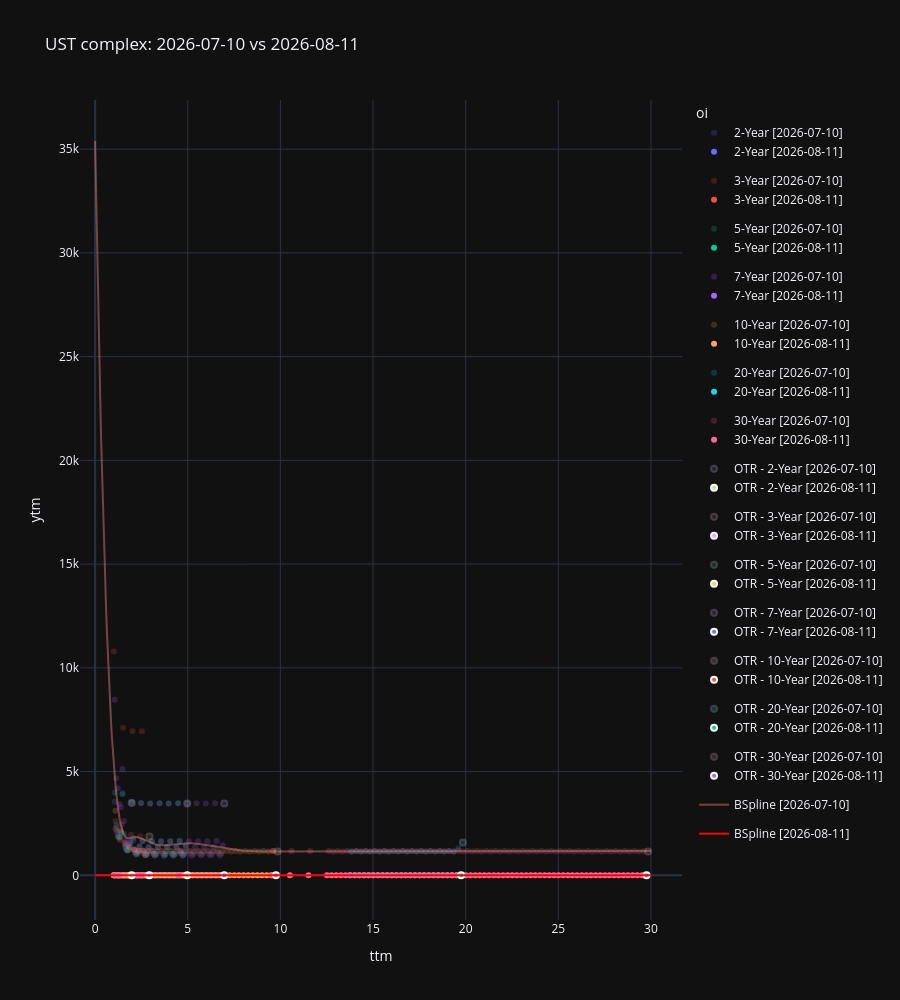
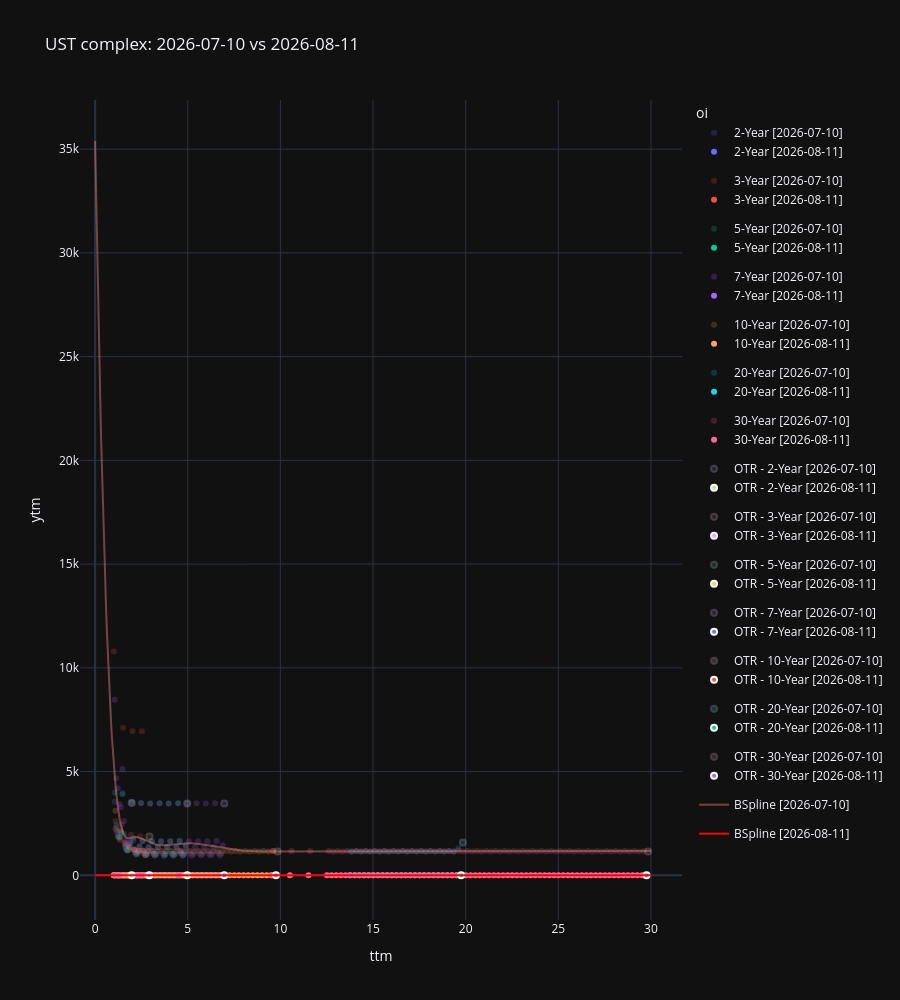

Write notebook code for charts like these, in order.
### Markdown cell above
### 1.1 The same curve a month earlier

`plot_usts_comparison` overlays two dates on one colour map, which is how a dislocation that has
*persisted* is told from one that has just appeared — the entry gate cares about the difference.

### Code cell
# NOT `as_of - timedelta(days=30)` on its own: that landed on Sunday 2026-07-12, FedInvest has no
# snapshot for it, every one of the 295 pricers failed, and the empty frame then died in the merge
# with `KeyError: 'cusip'` — a calendar bug wearing a pandas error. Snap back to the last UST
# trading day on or before the target. Same landmine as `pd.bdate_range` vs `ust_business_days`.
_target = as_of - datetime.timedelta(days=30)
compare = ust_business_days(_target - datetime.timedelta(days=10), _target)[-1]

old_ref = (
    usts_mdp.get_bond_reference_data(as_of_date=compare)
    .drop(columns=["record_date"]).rename(columns={"label": "ust_label"})
)
old_ref = old_ref[old_ref["ttm"] >= 1]
old_pricers = usts_mdp.get_pricer(request=dict(cusips=old_ref["cusip"].to_list(), timestamp=compare, show_tqdm=True))
# Say what actually went wrong. An empty fetch produces a frame with no columns, and the merge below
# then raises `KeyError: 'cusip'` — which reads as a schema bug and is really "the source served
# nothing for this date". The MDP logs each failure at WARNING and returns normally, so without this
# the only signal is 295 warnings scrolling past followed by an unrelated-looking exception.
if not old_pricers:
    raise RuntimeError(f"no pricers for {compare} — FedInvest served nothing for that date")
old_market = pd.DataFrame([{"cusip": c, "ytm": p.ytm()} for c, p in old_pricers.items()]).merge(old_ref, on="cusip")

old_fit = old_ref[~old_ref["rank"].isin([0, 1, 2])]["cusip"].to_list()
old_bspline = GeneralCurveInterpolator(
    x=[old_pricers[c].time_to_maturity() for c in old_fit if c in old_pricers],
    y=[old_pricers[c].ytm() for c in old_fit if c in old_pricers],
).b_spline_with_knots_interpolation(knots=[2, 3, 5, 7, 10, 20, 25], k=3, return_func=True)

fig, cmap = plot_usts_comparison(
    curve_set_df=old_market, ttm_col="ttm", ytm_col="ytm", label_col="oi", cusip_col="cusip",
    hover_data=old_ref.columns.to_list(), splines=[(old_bspline, "BSpline", "lightcoral")],
    opacity=0.45, name_suffix=str(compare), show=False, return_color_map=True,
)
plot_usts_comparison(
    curve_set_df=market_df, ttm_col="ttm", ytm_col="ytm", label_col="oi", cusip_col="cusip",
    hover_data=ref_df.columns.to_list(), splines=[(ytm_bspline, "BSpline", "red")],
    title=f"UST complex: {compare} vs {as_of}",
    fig=fig, opacity=1.0, name_suffix=str(as_of), color_discrete_map=cmap, show=True,
)
